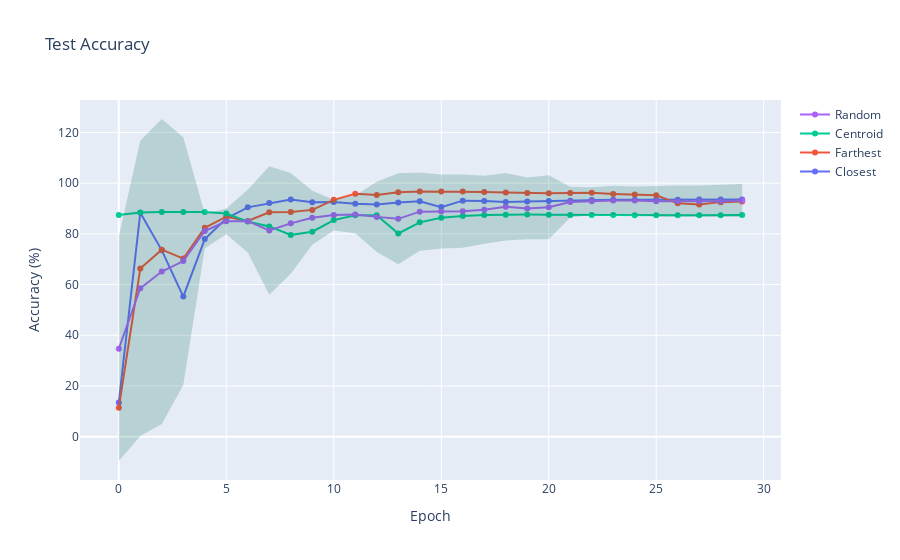

The cell this chart's notebook holds for it:
### Code cell
fig = go.Figure()
fig.add_trace(go.Scatter(y=accuracy[0], mode='lines+markers', name='Closest'))
fig.add_trace(go.Scatter(y=accuracy[1], mode='lines+markers', name='Farthest'))
fig.add_trace(go.Scatter(y=accuracy[2], mode='lines+markers', name='Centroid'))
fig.add_trace(go.Scatter(y=np.mean(random_accuracy, axis=0), mode='lines+markers', name='Random'))

fig.add_trace(go.Scatter(
    x=np.arange(len(random_accuracy[0])),
    y=np.mean(random_accuracy, axis=0) + 2*np.std(random_accuracy, axis=0),
    mode='lines',
    line=dict(width=0),
    showlegend=False
))
fig.add_trace(go.Scatter(
    x=np.arange(len(random_accuracy[0])),
    y=np.mean(random_accuracy, axis=0) - 2*np.std(random_accuracy, axis=0),
    mode='lines',
    line=dict(width=0),
    fill='tonexty',
    fillcolor='rgba(0,100,80,0.2)',
    showlegend=False
))

fig.update_layout(title='Test Accuracy', xaxis_title='Epoch', yaxis_title='Accuracy (%)')
pio.show(fig)

### Figure 1 — Plotly figure (JSON) as saved in the notebook; plotly's stock layout.template omitted (floating-point values rounded to 4 significant figures)
{"data": [{"mode": "lines+markers", "name": "Closest", "type": "scatter", "y": [13.5, 88.33, 73.5, 55.24, 77.93, 86.06, 90.46, 92.14, 93.53, 92.48, 92.56, 91.84, 91.56, 92.41, 92.85, 90.55, 93.11, 92.92, 92.55, 92.76, 92.99, 93.09, 93.32, 93.43, 93.47, 93.48, 93.47, 93.51, 93.53, 93.53]}, {"mode": "lines+markers", "name": "Farthest", "type": "scatter", "y": [11.35, 66.35, 73.77, 70.26, 82.41, 86.76, 85.07, 88.54, 88.65, 89.46, 93.41, 95.8, 95.3, 96.41, 96.74, 96.74, 96.73, 96.56, 96.33, 96.16, 96.05, 96.14, 96.18, 95.77, 95.52, 95.22, 92.03, 91.6, 92.52, 92.76]}, {"mode": "lines+markers", "name": "Centroid", "type": "scatter", "y": [87.41, 88.45, 88.65, 88.65, 88.65, 88.01, 84.84, 82.94, 79.56, 80.84, 85.43, 87.34, 87.37, 80.17, 84.54, 86.35, 87.04, 87.41, 87.56, 87.59, 87.54, 87.47, 87.42, 87.4, 87.37, 87.38, 87.38, 87.36, 87.37, 87.42]}, {"mode": "lines+markers", "name": "Random", "type": "scatter", "y": [34.67, 58.53, 65.13, 69.27, 81.14, 84.94, 85.03, 81.33, 84.14, 86.35, 87.41, 87.66, 86.7, 85.93, 88.76, 88.83, 88.95, 89.5, 90.7, 90.03, 90.49, 92.53, 92.91, 93.18, 93.14, 92.84, 92.89, 92.85, 92.87, 93.14]}, {"line": {"width": 0}, "mode": "lines", "showlegend": false, "type": "scatter", "x": [0, 1, 2, 3, 4, 5, 6, 7, 8, 9, 10, 11, 12, 13, 14, 15, 16, 17, 18, 19, 20, 21, 22, 23, 24, 25, 26, 27, 28, 29], "y": [78.95, 116.8, 125.3, 118.2, 87.94, 90.03, 97.4, 106.7, 104.0, 96.98, 93.48, 95.11, 100.5, 103.9, 104.2, 103.4, 103.4, 102.9, 104.0, 102.2, 103.1, 98.6, 98.4, 98.95, 98.67, 98.96, 99.1, 99.12, 99.34, 99.64]}, {"fill": "tonexty", "fillcolor": "rgba(0,100,80,0.2)", "line": {"width": 0}, "mode": "lines", "showlegend": false, "type": "scatter", "x": [0, 1, 2, 3, 4, 5, 6, 7, 8, 9, 10, 11, 12, 13, 14, 15, 16, 17, 18, 19, 20, 21, 22, 23, 24, 25, 26, 27, 28, 29], "y": [-9.615, 0.2913, 4.948, 20.38, 74.34, 79.84, 72.65, 56.0, 64.25, 75.72, 81.33, 80.22, 72.85, 67.97, 73.33, 74.21, 74.53, 76.11, 77.39, 77.85, 77.9, 86.46, 87.43, 87.41, 87.6, 86.72, 86.68, 86.59, 86.4, 86.63]}], "layout": {"title": {"text": "Test Accuracy"}, "xaxis": {"title": {"text": "Epoch"}}, "yaxis": {"title": {"text": "Accuracy (%)"}}}}
